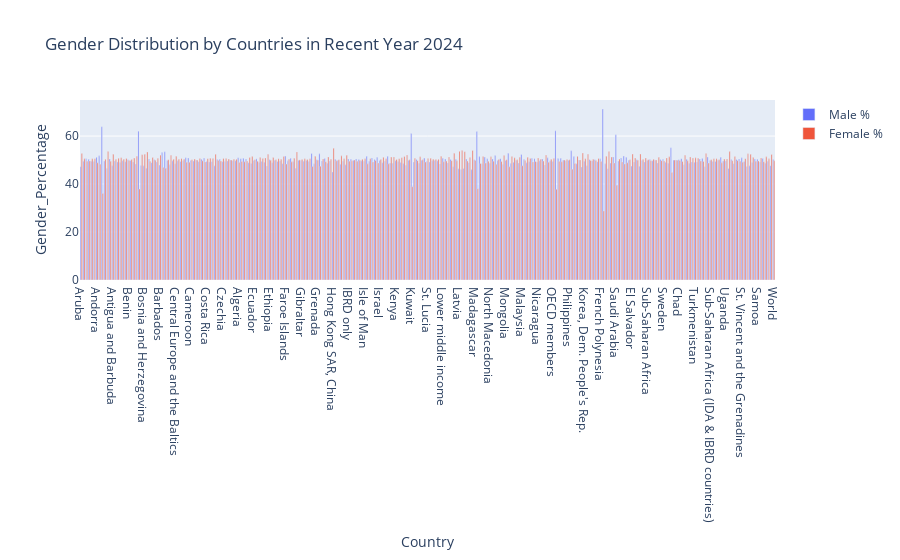

Write notebook code for a chart like this one.
### Code cell
# Create clustered bar chart
fig = go.Figure(data=[
    go.Bar(
        name='Male %',
        x=merge_df['Country'],
        y=merge_df['Male_Percent'],
        textposition='outside'
    ),
     go.Bar(
        name='Female %',
        x=merge_df['Country'],
        y=merge_df['Female_Percent'],
        textposition='outside'
    )
])

# Update layout
fig.update_layout(
    title = "Gender Distribution by Countries in Recent Year 2024",
    barmode = 'group',
    xaxis_title = "Country",
    yaxis_title = "Gender_Percentage",
    template = "plotly",
    uniformtext_minsize = 8,
    uniformtext_mode = 'hide'
)

fig.show()

### Figure 1 — Plotly figure (JSON) as saved in the notebook; plotly's stock layout.template omitted (floating-point values rounded to 4 significant figures; data arrays with more than 128 entries replaced by an {"elided": "..."} marker saying what was removed)
{"data": [{"name": "Male %", "textposition": "outside", "type": "bar", "x": {"elided": "265 str values"}, "y": {"elided": "265 float values"}}, {"name": "Female %", "textposition": "outside", "type": "bar", "x": {"elided": "265 str values"}, "y": {"elided": "265 float values"}}], "layout": {"barmode": "group", "title": {"text": "Gender Distribution by Countries in Recent Year 2024"}, "uniformtext": {"minsize": 8, "mode": "hide"}, "xaxis": {"title": {"text": "Country"}}, "yaxis": {"title": {"text": "Gender_Percentage"}}}}
